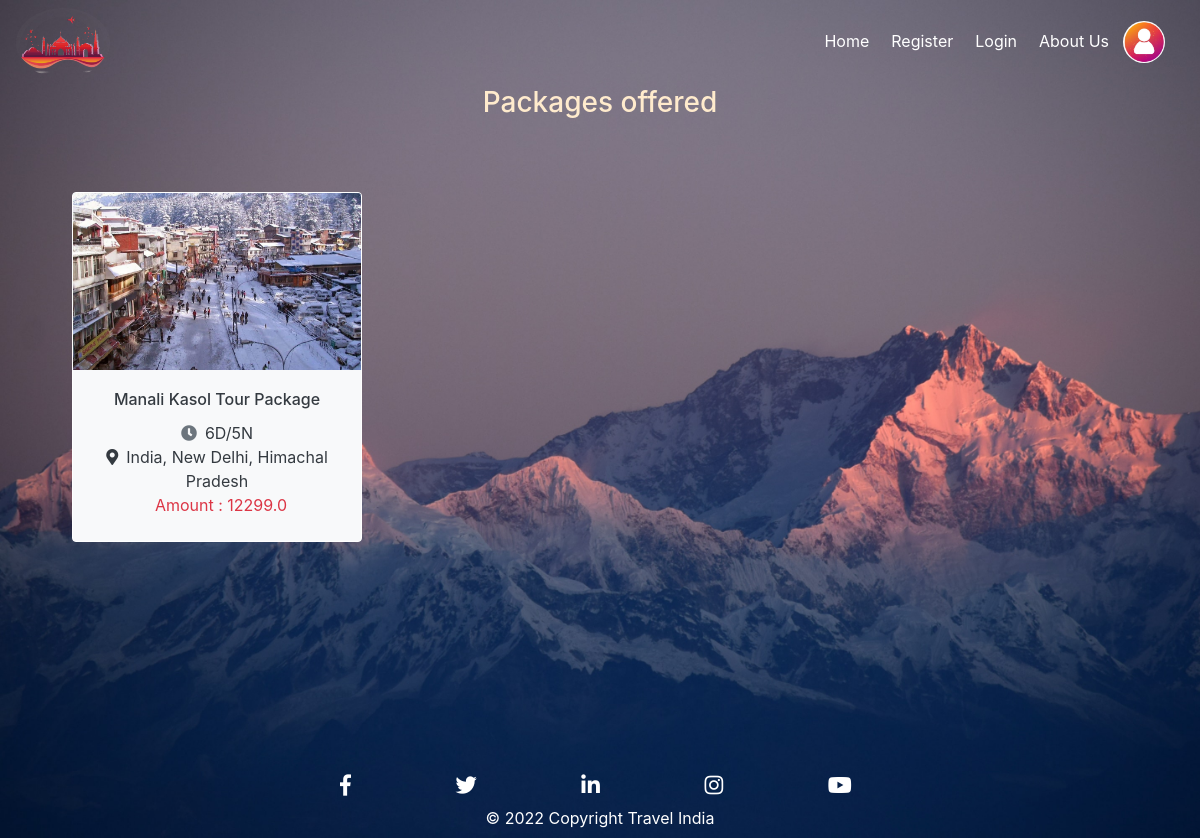
Page /packages_season/Spring on the committed database.
### TourPackages/models.py (models this page shows, shortened)
class Packages(models.Model):
    PlaceImage1 = models.ImageField(default = "DPlace.jpg", upload_to = 'Places/')
    PlaceImage2 = models.ImageField(default = "DPlace.jpg", upload_to = 'Places/')
    PlaceImage3 = models.ImageField(default = "DPlace.jpg", upload_to = 'Places/')
    PlaceName = models.CharField(max_length=100, default=None, null=True)
    Country = models.CharField(max_length=100, default=None, null=True)
    State = models.CharField(max_length=100, default=None, null=True)
    City = models.CharField(max_length=100, default=None, null=True)
    PlaceDescription = models.TextField(default=None, null=True)
    no_Days = models.CharField(max_length=10, default=None, null=True)
    Amount = models.FloatField(max_length=10, default=None, null=True)
    stayDetails = models.TextField(default=None, null=True)
    Activities = models.TextField(default=None, null=True)
    Startpoint = models.CharField(max_length=50, default=None, null=True )
    Endpoint = models.CharField(max_length=50, default=None, null=True)
    Exclusions = models.TextField(default=None, null=True)
    Season = models.CharField(max_length=50, default=None, null=True, choices=Seasons)

### TourPackages/views.py (the view)
# urls.py: re_path(r'^packages_season/(?P<season>[\w-]+)', views.package_list.as_view(), name='Package_URL'),
class package_list(ListView):
    model = Packages
    template_name = 'TourPackages/package_list.html'
    context_object_name = 'packag'
    def get_queryset(self):
        if 'season' in self.kwargs.keys():
            pack = Packages.objects.filter(Season=self.kwargs['season'])
        else:
            pack = Packages.objects.all()
        return pack

### TourPackages/templates/TourPackages/package_list.html (shortened to what this page needs)
{% extends 'TourPackages/Base.html' %}
{% block content %}
    <h3 style="text-align: center; color: blanchedalmond;">Packages offered</h3>
    <div class="row m-5">
        {% for pack in packag %}
        <div class="div1 bg-light rounded m-4" style=" width: 290px; height: 350px;" >
        <a class="text-dark" href="{% url 'Package_details_URL' pack.id %}" style="text-decoration: none;">
            <img class="card-img-top" src="{{ pack.PlaceImage1.url }}" alt="Bologna">
            <div class="card-body text-center">
              <h6 class="card-title">{{ pack.PlaceName }}</h6>
              <span><i class="fas fa-clock text-muted mr-2"></i>{{ pack.no_Days }}</span><br>
              <span><i class="fa fa-map-marker-alt mr-2"></i>{{ pack.Country }}, {{ pack.State }}, {{ pack.City }}</span> <br>
              <span class="text-danger">Amount : {{ pack.Amount }}</span>
            </div>
        </a>
          </div>
        {% empty %}
        <h5 class='text-white pt-2 ml-4'>
            No Data Present.
        </h5>
        {% endfor %}
    </div>
{% endblock content %}

### TourPackages/templates/TourPackages/package_list.html (style rules this page uses)
.div1 { opacity:1.0; border : 0.1px solid white; width: 400px; backdrop-filter: blur(7px); margin-left: 30px; }

### rows in the picture
Packages: PlaceImage1 (picture), PlaceName "Manali Kasol Tour Package", no_Days "6D/5N", Country "India", State "New Delhi", City "Himachal Pradesh", Amount "12299.0"
